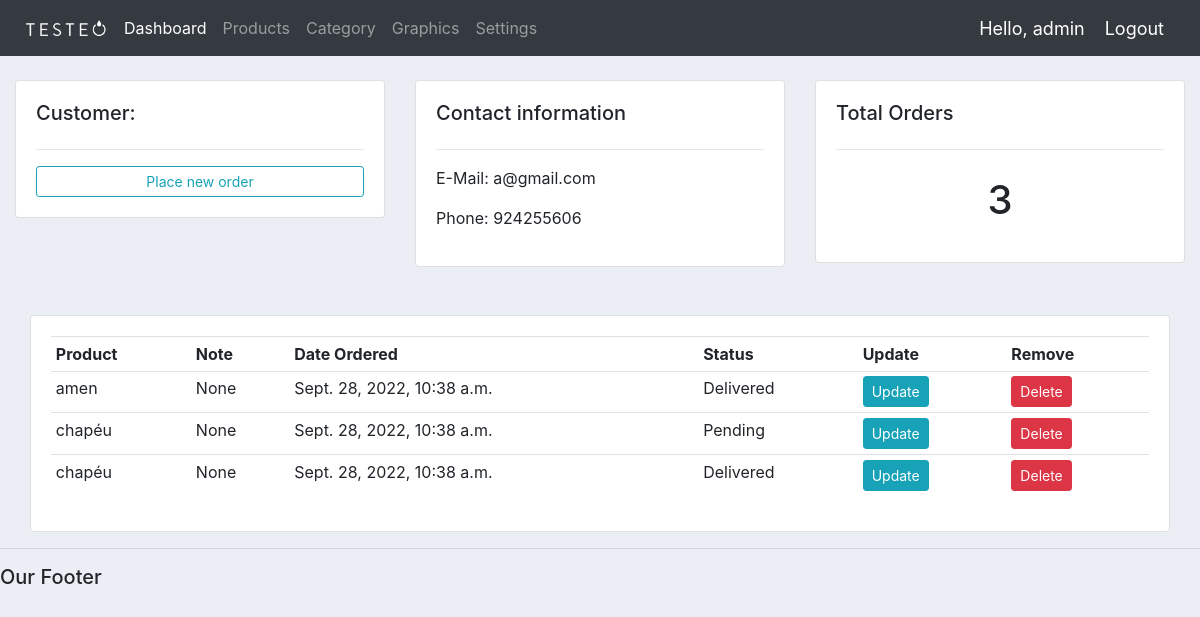
Before: /customer/11/ (signed in) with the older database file.
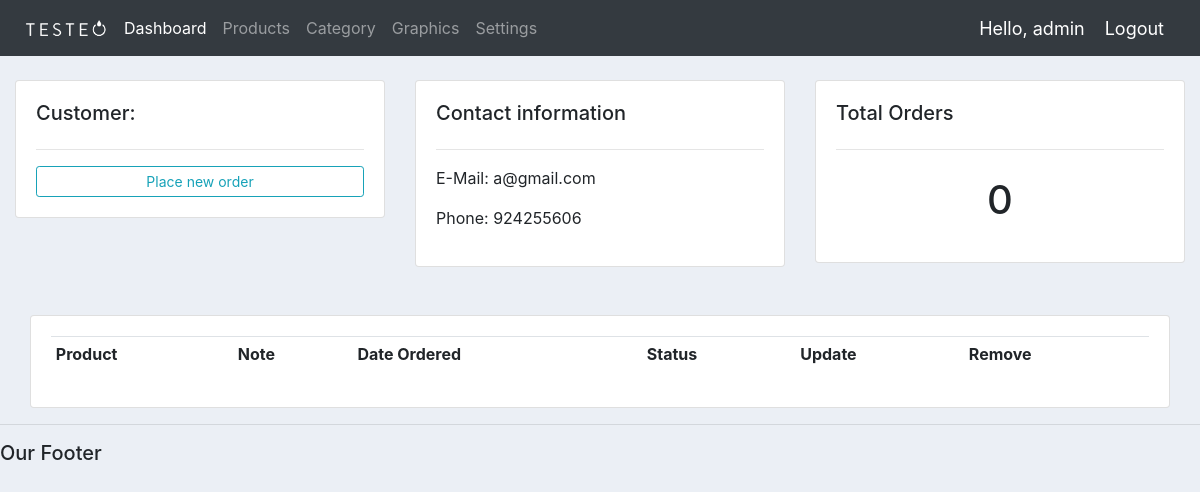
After: the same page with the newer database file.
### accounts/models.py (models this page shows, shortened)
class Order(models.Model):
	STATUS = (
			('Pending', 'Pending'),
			('Out for delivery', 'Out for delivery'),
			('Delivered', 'Delivered'),
			)
	customer = models.ForeignKey(Customer, null=True, on_delete= models.SET_NULL)
	product = models.ForeignKey(Product, null=True, on_delete= models.SET_NULL)
	date_created = models.DateTimeField(auto_now_add=True, null=True)
	status = models.CharField(max_length=200, null=True, choices=STATUS)
	note = models.CharField(max_length=1000, null=True)

class Product(models.Model):
	user = models.CharField(max_length=200, default="")
	name = models.CharField(max_length=200)
	price = models.FloatField()
	category = models.ForeignKey(Category, null=True, blank=True, on_delete=models.CASCADE)
	description = models.CharField(max_length=200, null=True, blank=True)
	date_created = models.DateTimeField(auto_now_add=True, null=True)
	tags = models.ManyToManyField(Tag)
	def __str__(self):
		return self.name

### accounts/decorators.py (the view)
		def wrapper_func(request, *args, **kwargs):
			group = None
			if request.user.groups.exists():
				group = request.user.groups.all()[0].name
			if group in allowed_roles:
				return view_func(request, *args, **kwargs)
			else:
				return HttpResponse('You are not authorized to view this page')

### accounts/views.py (called while the page is built)
@login_required(login_url='login')
@allowed_users(allowed_roles=['admin'])
def customer(request, pk_test):
	customer = Customer.objects.get(id=pk_test)
	orders = customer.order_set.all()
	order_count = orders.count()
	myFilter = OrderFilter(request.GET, queryset=orders)
	orders = myFilter.qs
	context = {'customer':customer, 'orders':orders, 'order_count':order_count,
	'myFilter':myFilter}
	return render(request, 'accounts/customer.html',context)

### accounts/templates/accounts/customer.html
    {% extends 'accounts/main.html' %}
{% block content %}
    <br>
    <div class="row">
        <div class="col-md">
            <div class="card card-body">
                <h5>Customer:</h5>
                <hr>
                <a class="btn btn-outline-info btn-sm btn-block" href="{% url 'create_order' customer.id %}">Place new order</a>
            </div>
        </div>
        <div class="col-md">
            <div class="card card-body">
                <h5>Contact information</h5>
                <hr>
                <p>E-Mail: {{customer.email}}</p>
                <p>Phone: {{customer.phone}}</p>
            </div>
        </div>
        <div class="col-md">
            <div class="card card-body">
                <h5>Total Orders</h5>
                <hr>
                <h1 style="text-align: center; padding: 10px">{{orders.count}}</h1>
            </div>
        </div>
    </div>
    <br>
    <br>
    <div class="col-md">
        <div class="card card-body">
            <table class="table table-sm">
                <tr>
                    <th>Product</th>
                    <th>Note</th>
                    <th>Date Ordered</th>
                    <th>Status</th>
                    <th>Update</th>
                    <th>Remove</th>
                </tr>
                {% for order in orders %}
                <tr>
                    <td>{{order.product}}</td>
                    <td>{{order.note}}</td>
                    <td>{{order.date_created}}</td>
                    <td>{{order.status}}</td>
                    <td><a class="btn btn-sm btn-info" href="{%  url 'update_order' order.id %}">Update</a></td>
                    <td><a class="btn btn-sm btn-danger" href="{%  url 'delete_order' order.id %}">Delete</a></td>
                </tr>
                {% endfor  %}
            </table>
        </div>
    </div>
{% endblock %}

Changed rows visible on the page:
removed Order: product "amen", note "None", date_created "Sept. 28, 2022, 10:38 a.m.", status "Delivered"
removed Order: product "chapéu", note "None", date_created "Sept. 28, 2022, 10:38 a.m.", status "Pending"
removed Order: product "chapéu", note "None", date_created "Sept. 28, 2022, 10:38 a.m.", status "Delivered"
Other visible differences:
{{ orders.count }}: "3" → "0"
